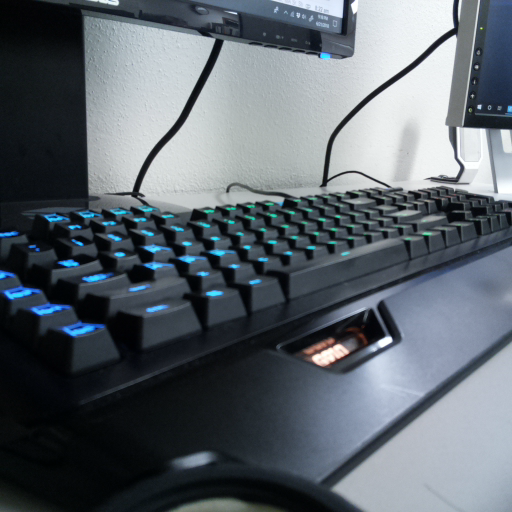
#> input picture ColorDetectionInterface/my_image.png, 512 x 512 px, found by its file name
$ jupyter execute color_threshold_sliders_image.ipynb   (shell and % lines are left out)
#> lines starting #> are read from the running program, lines starting #| are printed output that depends on the picture; after the words box and inside, x2 and y2 are one past the last pixel; in counts of white or black regions, pixels touching at a corner belong together
### ColorDetectionInterface/thresholds2.py
#!/usr/bin/env python3
# -*- coding: utf-8 -*-
"""
Created on Fri Apr  8 12:21:46 2022

@author: sherry
"""
#!/usr/bin/env python3
# -*- coding: utf-8 -*-
"""
Created on Fri Apr  8 12:16:56 2022

@author: sherry
"""


import matplotlib
import matplotlib.pyplot as plt
import numpy as np
import cv2
import time
from pylab import *
from google.colab.patches import cv2_imshow
#matplotlib.use('Agg')
# Simple threshold class that takes in a color image
# and generates a single threshold.

class threshold:
    def __init__(self,color_img):
        self.color_img     = color_img     # Color image to process
        self.img           = np.array([])  # Component image
        self.threshold_img = np.array([])  # Thresholded image
        self.count_num = 0                    # Initial number of pixels
        self.index  = 0                     # Color histogram index
        self.colors = ['Blue', 'Green', 'Red']      # Color strings
        self.th1   = -1                    # Invalid tresholds
        self.th2   = -1

        return

    # The @property  allows you to type
    #    object_name.original_img
    # to access the member and you are still running the full function below.
    # We can add more checking code later to avoid mistakes.
    @property
    def original_img(self):
        return self.img

    @property
    def threshold_img_f(self):
        return self.threshold_img

    # Returns the OpenCV color index
    def color_index(self,x):
        return {
            'red':2,
            'RED':2,
            'Red':2,
            'blue':0,
            'BLUE':0,
            'Blue':0,
            'green':1,
            'GREEN':1,
            'Green':1,
            }.get(x, 0)  # 0 is the default

    def sel_color_comp(self,color_string):
        self.index = self.color_index(color_string)
        self.img   = self.color_img[:,:,self.index]
        return

################ WENJING SHI CHANGES
    # [54 lines left out: functions show_color_histograms, show_color_histograms_img, show_color_comb_hist, not called in this run]


    def show_hist_with_th(self, rgb_values):
        color = ('Blue','Green','Red')
        n = 0
        for i,col in enumerate(color):
            #histr = cv2.calcHist([self.color_img],[i],None,[256],[0,256])
            #plt.figure(color[i])
            plt.hist(self.color_img.ravel(), color = color[i], bins=10, range=(0.0, 256.0))
            #plt.plot(histr,color = col)
            plt.axvline(x=rgb_values[n], linestyle = '--', color = 'c', label=str(rgb_values[n]))
            plt.axvline(x=rgb_values[n+1],linestyle = '--', color = 'y', label=str(rgb_values[n+1]))
            plt.legend(prop={'size':16})
            plt.xlabel('Pixel values', fontsize=16)
            plt.ylabel('Number of occurrences',fontsize=18)
            plt.title(col, fontsize = 18)
            plt.xlim([0,256])
            plt.ticklabel_format(axis="y", style="sci", scilimits=(0,0))
            plt.xticks(fontsize=12)
            plt.yticks(fontsize=12)
            #plt.title(col)
            plt.savefig(col+'.png')
            n=n+2
            plt.clf()

        plt.close('all')
        blue = cv2.imread('Blue.png')
        green = cv2.imread('Green.png')
        red = cv2.imread('Red.png')
        rgb_hist = np.hstack((red, green, blue))


        #cv2.namedWindow('RGB Histograms',0)
        #cv2.moveWindow('RGB Histograms', 420+420,37)
        #cv2.resizeWindow('RGB Histograms', 420,700)
        cv2_imshow(rgb_hist)
##########################################

    # [33 lines left out: functions show_threshold, single_color, not called in this run]


    def ThreshLow(self,LowVal):
        ret, th2_1 = cv2.threshold(self.img, 0, 255, cv2.THRESH_BINARY);
        ret, th2 = cv2.threshold(self.img, LowVal, 255, cv2.THRESH_BINARY_INV)
        self.threshold_img = th2&th2_1
        self.th1 = LowVal
        self.th2 = -1
        return self.threshold_img

    def ThreshHigh(self,HiVal):
        ret, th1 = cv2.threshold(self.img, HiVal, 255, cv2.THRESH_BINARY);
        ret, th1_1 = cv2.threshold(self.img, 255, 255, cv2.THRESH_BINARY_INV);
        self.threshold_img = th1&th1_1
        self.th1 = HiVal
        self.th2 = -1
        return self.threshold_img

    def ThreshRange(self,LowVal, HiVal):
        ret, th3 = cv2.threshold(self.img, LowVal-1, 255, cv2.THRESH_BINARY);
        ret, th4 = cv2.threshold(self.img, HiVal, 255, cv2.THRESH_BINARY_INV);
        self.threshold_img = th3&th4
        self.th1 = LowVal
        self.th2 = HiVal
        return self.threshold_img

class thr_combination:
    def __init__(self, img, blueTh,greenTh,redTh):
        row=img.shape[0]
        col=img.shape[1]

        self.allTh = (blueTh/255.0)*(greenTh/255.0)*(redTh/255.0)
        self.count = np.sum(self.allTh)

        b=((img[:,:,0]/1.0)*self.allTh).astype(uint8)
        g=((img[:,:,1]/1.0)*self.allTh).astype(uint8)
        r=((img[:,:,2]/1.0)*self.allTh).astype(uint8)

        self.comb_img = cv2.merge((b,g,r))
        return

    # [7 lines left out: function im_show, not called in this run]

    def return_result(self):
        return self.comb_img, self.allTh


class comb_thr:
    def __init__(self, img, blueTh,greenTh,redTh,color_name, angle, action):
        self.centres = []
        self.areas = []
        self.action = action
        self.angle = angle
        self.color_name = color_name
        self.img = img
        self.center = []
        self.col=img.shape[1]
        self.comb_binary_img = (blueTh*greenTh*redTh).astype(np.uint8)
        self.contours, _ = cv2.findContours(self.comb_binary_img.copy(), cv2.RETR_CCOMP, cv2.CHAIN_APPROX_TC89_L1)
        self.markColorRegions()

        if (self.action == 'test'):
            self.det_only()

        elif (self.action == 'det'):
            self.det_move()

        else:
            print ('Warning: Wrong action.')

        return


    ''' Only detect color regions '''
    def det_only(self):
        if (self.areas == []):
            return
        else:
            self.markLargest()

    ''' Detect color regions and move to the object '''
    # [8 lines left out: function det_move, not called in this run]


    ''' Find the largest color region and mark it with blue dot '''
    def markLargest(self):
        #all_areas = np.array(areas)
        max_area = max(self.areas)
        max_index = self.areas.index(max_area)
        cv2.circle(self.img, self.centres[max_index],2,(255,0,0),2)
        self.center = self.centres[max_index]

    ''' If robot cannot find any target, it will turn around by 360 degrees and then move
     forward for one second, until it finds color regions '''
    # [14 lines left out: function searchTarget, not called in this run]

    ''' Make sure the largest color region (blue dot) is in the center range
    of the frame, if the dot in the left/right part of the image, the robot will
    turn left/right by 5 degrees, otherwise move forward '''
    # [22 lines left out: function searchLargest, not called in this run]

    ''' Mark all detected color regions with red dots '''
    def markColorRegions(self):
        # Find all color regions and mark them with red points
        for i in range(len(self.contours)):
            cnt = self.contours[i]

            moments = cv2.moments(cnt)

            if (moments['m00'] != 0):
                self.centres.append((int(moments['m10']/moments['m00']), int(moments['m01']/moments['m00'])))
                cv2.circle(self.img, self.centres[-1],2,(0,0,255),-1)
                area = cv2.contourArea(cnt)

                self.areas.append(area)

        return


    ''' Display images from camera '''
    # [5 lines left out: function im_show, not called in this run]

    def returnResults(self):
        if (self.areas == []):
            max_area= 0
        else:
            max_area = max(self.areas)
        return (self.center, self.angle, self.img, max_area)

    # The @property  allows you to type
    #    object_name.original_img
    # to access the member and you are still running the full function below.
    # We can add more checking code later to avoid mistakes.
    @property
    def count(self):
        return self.count_pixels

    ''' After finding the object, move forward if the distance is larger than
    250 mm. Otherwise the robot will dance to celebrate '''
    # [7 lines left out: function findObj, not called in this run]

    ''' Robot dances  '''
    # [9 lines left out: function dance, not called in this run]

    ''' Check the distance between the robot and the object'''
    # [7 lines left out: function checkDistance, not called in this run]


### Python-All-Sessions/AOLMERobots.py
# Gopigo modules
import gopigo3
import easygopigo3 as easy
# Raspberry pi camera modules
from picamera.array import PiRGBArray
from picamera import PiCamera
# Email modules.
import socket # To get hostname
import smtplib
import mimetypes
from email.mime.multipart import MIMEMultipart
from email import encoders
from email.message import Message
from email.mime.audio import MIMEAudio
from email.mime.base import MIMEBase
from email.mime.image import MIMEImage
from email.mime.text import MIMEText
# Python modules
import time
import cv2
import math
import pdb
import random
# Wenjing image threshold module
from thresholds2 import threshold, comb_thr

DEBUG=True


# [24 lines left out: function help_all, not called in this run]


"""
                Movement
"""
# [102 lines left out: functions fw, bw, rt, lt, ltd, rtd, not called in this run]


"""
              Distance sensor
"""
# [15 lines left out: function get_dist, not called in this run]


"""
             Robot Camera
"""

# [24 lines left out: functions get_image, save_image, not called in this run]


####################### WENJING CHANGES
def show_RGB_hist(img, rgb_values ):
    """
    Show the image and the RGB histograms.
    """
    # [6 lines of commented-out code are left out]
    th = threshold(img)
    #th.show_color_histograms_img()
    th.show_hist_with_th(rgb_values)
#################################

# [60 lines left out: functions show_image, get_image_center, get_object_center, not called in this run]

def get_img_object_center(img, rth, gth, bth):
    """
    Returns centroid of the object detected using
    color thresholds.
    """

    thr_obj               = threshold(img)
    thr_obj.sel_color_comp('red')
    RedRange              = thr_obj.ThreshRange (rth[0], rth[1])
    thr_obj.sel_color_comp('green')
    GreenRange            = thr_obj.ThreshRange (gth[0], gth[1])
    thr_obj.sel_color_comp('blue')
    BlueRange             = thr_obj.ThreshRange (bth[0], bth[1])
    (obj_center, ang, img, max_area) = comb_thr(img, BlueRange, GreenRange, RedRange, 'Vision', 90, 'test').returnResults()
    if (len(obj_center) == 0):
        x = random.randint(0,int(img.shape[1]/2))
        y = random.randint(0,int(img.shape[0]/2))
    else:
        x = obj_center[0]
        y = obj_center[1]


    return x,y, max_area


"""
           Robot Controls
"""
# [8 lines left out: function reset_sensors, not called in this run]

"""
            Email
"""
# [33 lines left out: functions check_attach, send_email, not called in this run]

### Python-All-Sessions/color_threshold_sliders_image.ipynb
[cell 1]
from google.colab.patches import cv2_imshow

[cell 2]
from thresholds2 import *
import AOLMERobots as gopi
import cv2
import numpy as np
import matplotlib.pyplot


image = cv2.imread('my_image.png')
#> image is the input picture: shape (512, 512, 3); mean B, G, R 108.3, 101, 92.8
height, width = image.shape[:2]
image= cv2.resize(image, (int(320/width*height), 320))
#> image: shape (320, 320, 3)

thr_obj = threshold(image)
cv2_imshow(image)


img = image.copy()

#@title Transformation Parameters { run: "auto" }

redLow = 75 #@param {type:"slider", min:0, max:255, step:1}
redHi  = 162 #@param {type:"slider", min:0, max:255, step:6}

greenLow = 78 #@param {type:"slider", min:0, max:255, step:6}
greenHi  = 186 #@param {type:"slider", min:0, max:255, step:6}

blueLow = 84 #@param {type:"slider", min:0, max:255, step:6}
blueHi  = 168 #@param {type:"slider", min:0, max:255, step:6}


rgb_values = [blueLow, blueHi, greenLow, greenHi, redLow, redHi]

# Red component processing:
thr_obj.sel_color_comp ('red')
RedLow   =  thr_obj.ThreshLow   (redLow)
#> in ThreshLow, `ret, th2_1 = cv2.threshold(self.img, 0, 255, cv2.THRESH_BINARY);`:
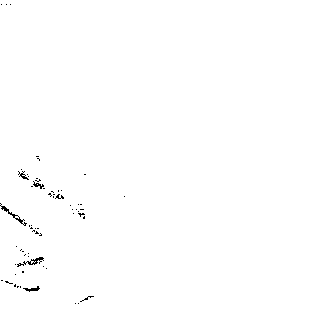
#> th2_1: shape (320, 320); 99.5% white; black in thin lines or dots, all inside (x1, y1, x2, y2) = (0, 4, 125, 304)
#> in ThreshLow, `ret, th2 = cv2.threshold(self.img, LowVal, 255, cv2.THRESH_BINARY_INV)`: ret = 75
RedRange =  thr_obj.ThreshRange (redLow , redHi)
#> in ThreshRange, `ret, th3 = cv2.threshold(self.img, LowVal-1, 255, cv2.THRESH_BINARY);`: ret = 74
#> in ThreshRange, `ret, th4 = cv2.threshold(self.img, HiVal, 255, cv2.THRESH_BINARY_INV);`: ret = 162
RedHi    =  thr_obj.ThreshHigh  (redHi)

# Green component processing:
thr_obj.sel_color_comp ('green')
GreenLow   =  thr_obj.ThreshLow   (greenLow)
GreenRange =  thr_obj.ThreshRange (greenLow , greenHi)
GreenHi    =  thr_obj.ThreshHigh  (greenHi)

# Blue component processing:
thr_obj.sel_color_comp ('blue')
BlueLow   =  thr_obj.ThreshLow   (blueLow)
#> call 3 of ThreshLow, with LowVal = 84
#> in ThreshLow (call 3), `ret, th2 = cv2.threshold(self.img, LowVal, 255, cv2.THRESH_BINARY_INV)`:
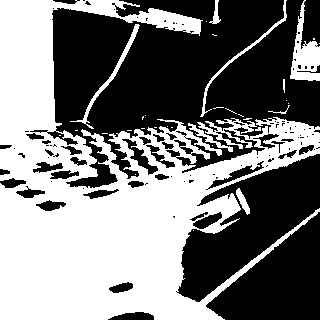
#> th2: shape (320, 320); 48.4% white; 33 white regions (24 under 20 px), largest, box (x1, y1, x2, y2) and area: (0, 0, 320, 320) 46796, (290, 0, 320, 81) 1132, (70, 24, 140, 129) 505
#> in ThreshLow (call 3), `ret, th2 = cv2.threshold(self.img, LowVal, 255, cv2.THRESH_BINARY_INV)`: ret = 84
BlueRange =  thr_obj.ThreshRange (blueLow , blueHi)
#> call 3 of ThreshRange, with LowVal = 84, HiVal = 168
#> in ThreshRange (call 3), `ret, th3 = cv2.threshold(self.img, LowVal-1, 255, cv2.THRESH_BINARY);`:
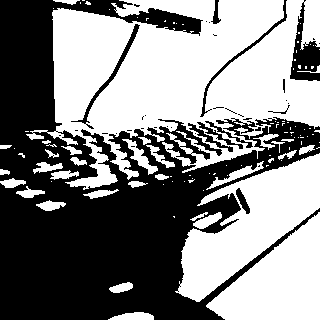
#> th3: shape (320, 320); 52% white; 38 black regions (27 under 20 px), largest, box (x1, y1, x2, y2) and area: (0, 0, 320, 320) 46108, (290, 0, 320, 81) 1103, (71, 24, 140, 129) 502
#> in ThreshRange (call 3), `ret, th3 = cv2.threshold(self.img, LowVal-1, 255, cv2.THRESH_BINARY);`: ret = 83
#> in ThreshRange (call 3), `ret, th4 = cv2.threshold(self.img, HiVal, 255, cv2.THRESH_BINARY_INV);`:
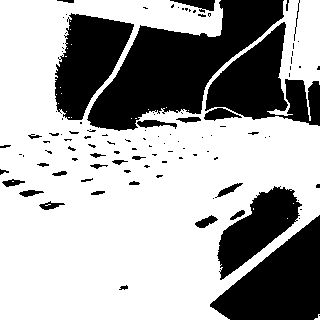
#> th4: shape (320, 320); 66% white; 109 black regions (77 under 20 px), largest, box (x1, y1, x2, y2) and area: (87, 0, 284, 131) 11239, (210, 215, 320, 320) 6557, (205, 22, 320, 126) 5778
#> in ThreshRange (call 3), `ret, th4 = cv2.threshold(self.img, HiVal, 255, cv2.THRESH_BINARY_INV);`: ret = 168
BlueHi    =  thr_obj.ThreshHigh  (blueHi)

# Generate the second window, including 9 single color images, one combination image, and text
white= np.zeros((90, RedLow.shape[1]), np.uint8)
white[:] = (255)

vcat1 = cv2.vconcat((white, RedLow))
vcat2 = cv2.vconcat((white, RedRange))
vcat3 = cv2.vconcat((white, RedHi))

vcat4 = cv2.vconcat((white, GreenLow))
vcat5 = cv2.vconcat((white, GreenRange))
vcat6 = cv2.vconcat((white, GreenHi))

vcat7 = cv2.vconcat((white, BlueLow))
vcat8 = cv2.vconcat((white, BlueRange))
vcat9 = cv2.vconcat((white, BlueHi))

font = cv2.FONT_HERSHEY_SIMPLEX
cv2.putText(vcat1,'0<=v<RL',   (30,50), font, 0.7, (0,0,0), 2, 0)
cv2.putText(vcat2,'RL<=v<=RH', (30,50), font, 0.7, (0,0,0), 2, 0)
cv2.putText(vcat3,'RH<v<=255', (30,50), font, 0.7, (0,0,0), 2, 0)
cv2.putText(vcat4,'0<=v<GL',   (30,50), font, 0.7, (0,0,0), 2, 0)
cv2.putText(vcat5,'GL<=v<=GH', (30,50), font, 0.7, (0,0,0), 2, 0)
cv2.putText(vcat6,'GH<v<=255', (30,50), font, 0.7, (0,0,0), 2, 0)
cv2.putText(vcat7,'0<=v<BL',   (30,50), font, 0.7, (0,0,0), 2, 0)
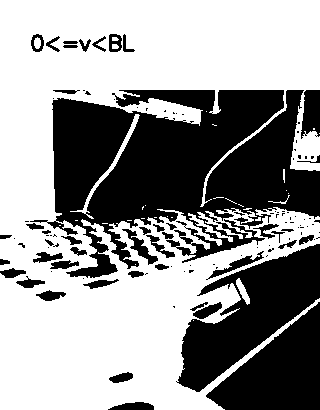
#> vcat7: shape (410, 320); 59.2% white; 111 black regions (66 under 20 px), largest, box (x1, y1, x2, y2) and area: (30, 90, 320, 278) 31771, (176, 244, 320, 392) 9481, (206, 302, 320, 410) 6918
cv2.putText(vcat8,'BL<=v<=BH', (30,50), font, 0.7, (0,0,0), 2, 0)
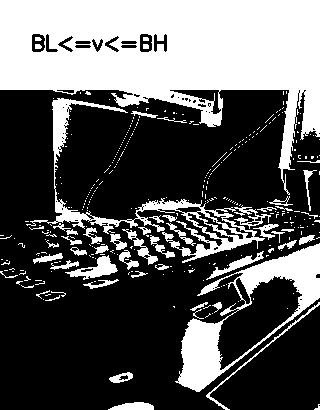
#> vcat8: shape (410, 320); 35.3% white; 334 white regions (281 under 20 px), largest, box (x1, y1, x2, y2) and area: (0, 0, 320, 195) 30894, (175, 243, 320, 392) 5627, (26, 98, 271, 263) 4252
cv2.putText(vcat9,'BH<v<=255', (30,50), font, 0.7, (0,0,0), 2, 0)
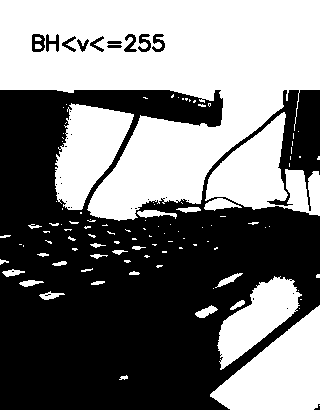
#> vcat9: shape (410, 320); 47.7% white; 107 white regions (77 under 20 px), largest, box (x1, y1, x2, y2) and area: (0, 0, 320, 221) 39399, (210, 305, 320, 410) 6557, (205, 112, 320, 216) 5778

red_all = np.hstack((vcat1, vcat2, vcat3))
green_all = np.hstack((vcat4, vcat5, vcat6))
blue_all = np.hstack((vcat7, vcat8, vcat9))
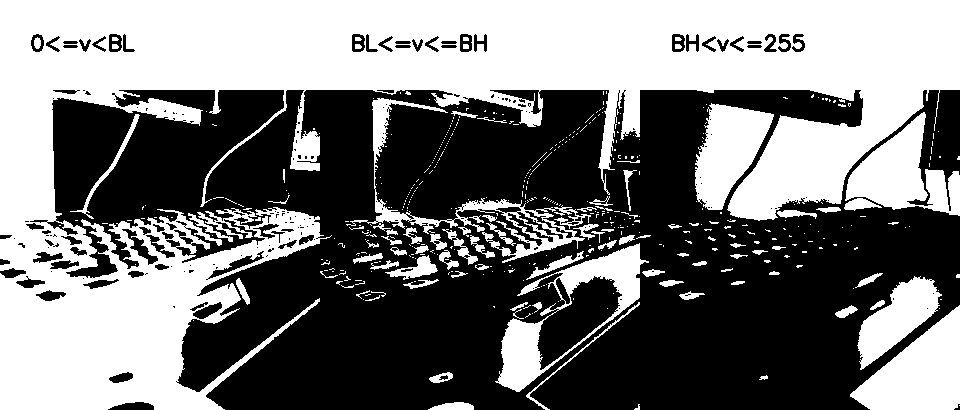
#> blue_all: shape (410, 960); 47.4% white; 468 white regions (379 under 20 px), largest, box (x1, y1, x2, y2) and area: (0, 0, 960, 410) 146816, (850, 305, 960, 410) 6557, (845, 112, 960, 216) 5778

rgb_all = np.vstack((red_all, green_all, blue_all))
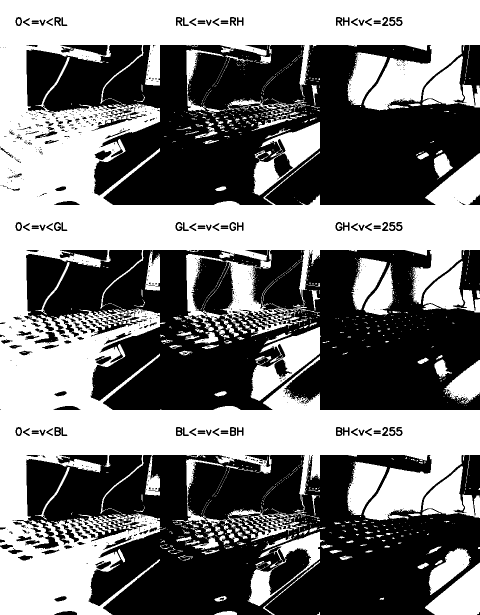
#> rgb_all: shape (1230, 960) (shown at 1/2 size); 47.4% white; 1309 white regions (1104 under 20 px), largest, box (x1, y1, x2, y2) and area: (0, 0, 960, 1230) 459952, (501, 654, 642, 802) 8428, (507, 244, 640, 391) 7468

# Get middle-RGB combination
comb_image, comb_allTh= thr_combination(img, BlueRange,GreenRange, RedRange).return_result()
#> in __init__, `self.allTh = (blueTh/255.0)*(greenTh/255.0)*(redTh/255.0)`:
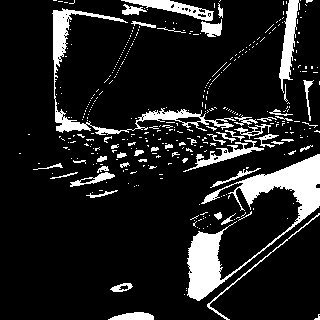
#> self.allTh: shape (320, 320) float64; values 0 (black) and 1 (white), 12.9% white; 373 white regions (325 under 20 px)
#> in __init__, `self.count = np.sum(self.allTh)`: self.count = 13177

# Mark conter of color regions
red_min_max = [redLow, redHi]
grn_min_max = [greenLow, greenHi]
blu_min_max = [blueLow, blueHi]

x,y,max_area = gopi.get_img_object_center(img, red_min_max, grn_min_max, blu_min_max)
#> in __init__, `self.contours, _ = cv2.findContours(self.comb_binary_img.copy(), cv2.R..`: self.contours = 442 contours, 405 with area under 20; largest, box (x1, y1, x2, y2) and area: (187, 154, 320, 301) 4377, (52, 8, 236, 135) 2040, (279, 0, 300, 93) 754, (121, 0, 214, 21) 640, (183, 140, 264, 172) 458
#> the loop in markColorRegions, `for i in range(len(self.contours)):` made 442 passes
#> area on passes 2, 6, 7, 24: 232.5, 118.5, 38.5, 166
#> after the loop in markColorRegions, `for i in range(len(self.contours)):`: self.areas = 92 values, max 4377 at index 26, min 0.5 at index 9, mean 119.1; self.centres = 92 pairs, first value 55 to 318, second value 0 to 317
#> in markLargest, `max_area = max(self.areas)`: max_area = 4377
#> in markLargest, `max_index = self.areas.index(max_area)`: max_index = 26
#> in markLargest, `self.center = self.centres[max_index]`: self.center = (251, 219)
#> in returnResults, `max_area = max(self.areas)`: max_area = 4377
#> in get_img_object_center, `(obj_center, ang, img, max_area) = comb_thr(img, BlueRange, GreenRange..`: obj_center = (251, 219); ang = 90; max_area = 4377
#> in get_img_object_center, `x = obj_center[0]`: x = 251
#> in get_img_object_center, `y = obj_center[1]`: y = 219
#> x = 251; y = 219; max_area = 4377
white_2= np.zeros((90+RedLow.shape[0], RedLow.shape[1]), np.uint8)
white_2[:] = (255)

cv2.putText(white_2, str(redLow) +'<= Red <= '+str(redHi),(10,50), font, 0.6,(0,0,0), 2, 0)
cv2.putText(white_2, str(greenLow)+ '<= Green <='+str(greenHi),(10,120), font, 0.6,(0,0,0), 2, 0)
cv2.putText(white_2, str(blueLow) +'<= Blue <='+str(blueHi),(10, 190), font, 0.6,(0,0,0), 2, 0)
cv2.putText(white_2,'LargestArea = '+str(int(max_area)),(10,260), font, 0.6,(0,0,0), 2, 0)

plot_1 = np.vstack((white, comb_allTh*255))

cv2.putText(plot_1,'Middle RGB Combination',(10,50), font, 0.5,(0,0,0), 2, 0)
plot_2 = np.hstack((white_2, plot_1))

plot_2_3_channel = cv2.merge((plot_2, plot_2, plot_2))
rgb_all_3_channel = cv2.merge((rgb_all, rgb_all, rgb_all))
white_3_channel = cv2.merge((white, white, white))

plot_3 = np.vstack((white_3_channel, comb_image))
plot_4 = np.hstack((plot_2_3_channel, plot_3))
plot_5 = np.vstack((rgb_all_3_channel, plot_4))


cv2_imshow(plot_5)
cv2.circle(img, (int(image.shape[0]/2), int(image.shape[1]/2)),2,(0,255,0),2)
cv2_imshow(img)

# Show histograms for RGB color
gopi.show_RGB_hist(img, rgb_values)
#> after the loop in show_hist_with_th, `for i,col in enumerate(color):`: n = 6
